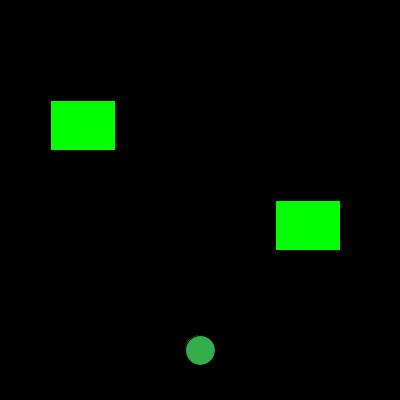
Frame 1 (no input)
Frame 60 (the mouse pressed at the canvas centre just before this capture): identical to frame 1, image omitted
Frame 120 (the mouse held since frame 60 and released just before this capture): identical to frame 1, image omitted

The Processing sketch that drew this single still picture (run headless with seeded random() and noise(); from frame 60 on, the mouse is pressed at the canvas centre):

// Processing sketch: sketch_170729a
// ── sketch_170729a.pde
int X = 200;
int Y = 350;
void setup(){
size(400,400);
}
void draw(){
background(0,0,0);
fill(52,173,79);
ellipse(X,Y,30,30);
frogInside();

Car car1 = new Car();
display(50,100, 65);
Car car2 = new Car();
display(275,200, 65); 
}
void keyPressed()
{
  if(key == CODED){
      if(keyCode == UP)
        Y = Y - 10;                                  
  
      //Frog Y position goes up
      
      else if(keyCode == DOWN){
     Y = Y + 10;
      }
        //Frog Y position goes down 
      
      else if(keyCode == RIGHT){
      X = X + 10;
      }
       //Frog X position goes right
      
      else if(keyCode == LEFT){
      X = X - 10;
      {
        //Frog X position goes left
      }
      }
   }
}
void frogInside(){
 if(X > 385){
   X= 385;
}
else if (X < 15){
  X = 15;
}
else if( Y > 385){
  Y = 385;
}
else if(Y < 15){
  Y = 15;
}
}
class Car{
public Car(){
}
}
  

void display(int x , int y,int size) {
  
    fill(0,255,0);
    rect(x , y, size, 50);
  }
